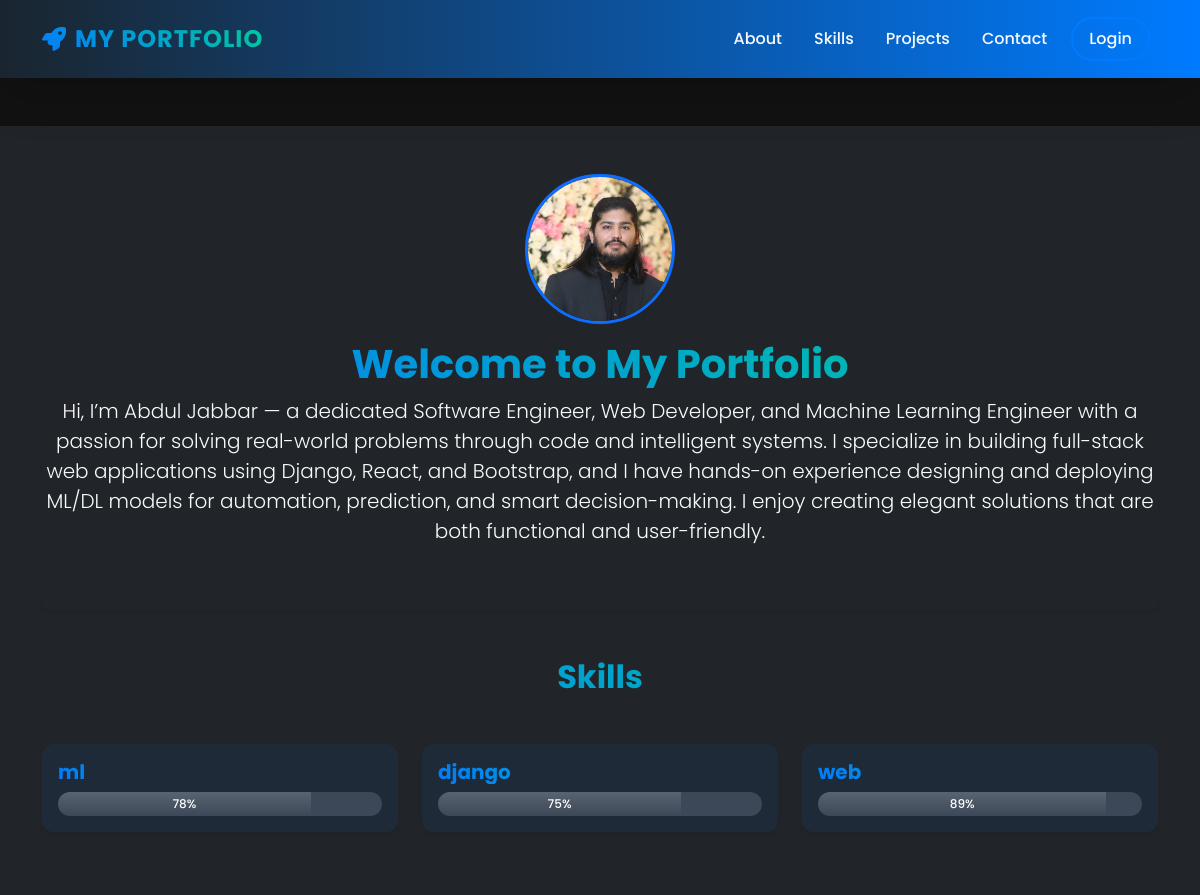
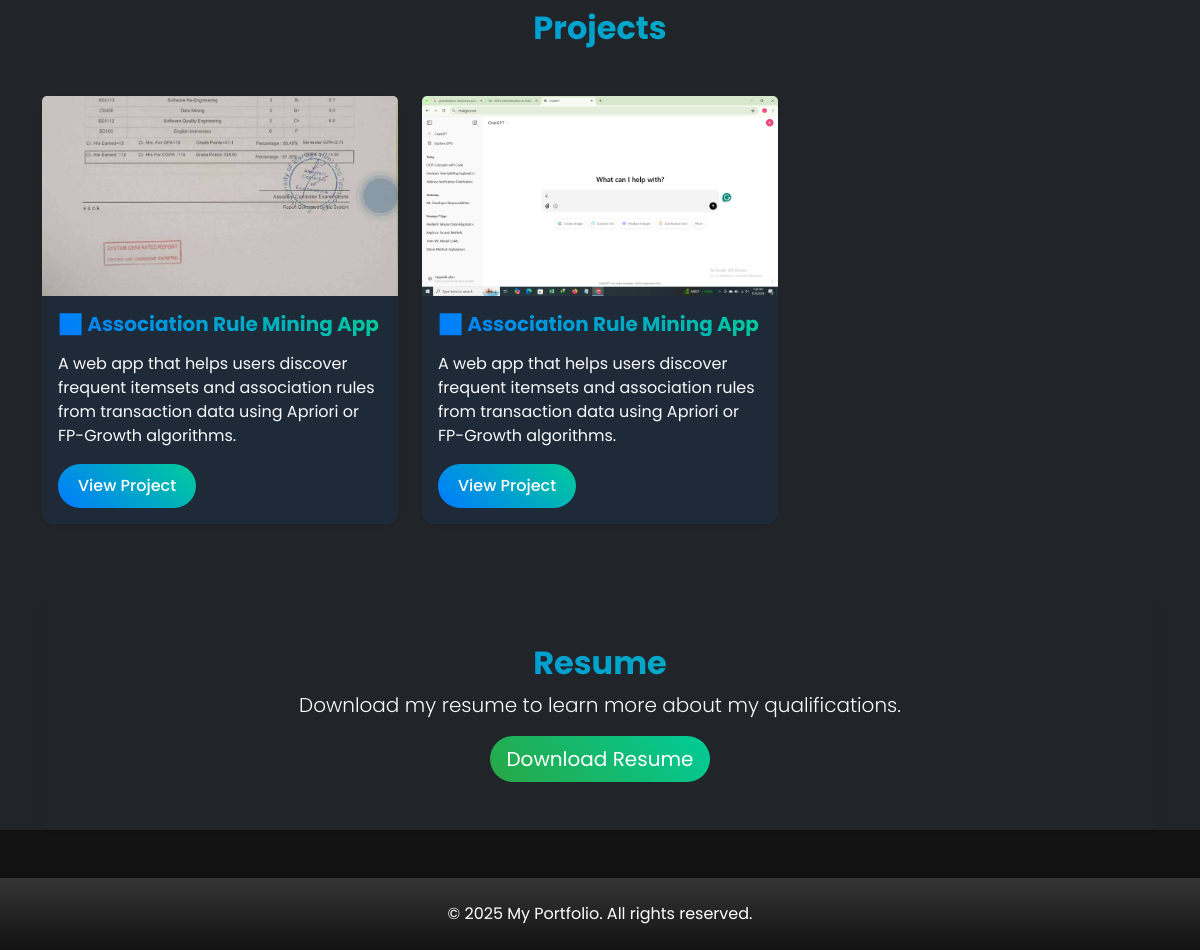
The page / on the database its author committed (2 pictures, top to bottom).
### portfolio/models.py (models this page shows, shortened)
class Profile(models.Model):
    user = models.OneToOneField(User, on_delete=models.CASCADE)
    bio = models.TextField(blank=True)
    profile_picture = models.ImageField(upload_to='uploads/', blank=True, null=True)

class Skill(models.Model):
    user = models.ForeignKey(User, on_delete=models.CASCADE)
    name = models.CharField(max_length=100)
    proficiency = models.IntegerField()  # 1-100

class Project(models.Model):
    user = models.ForeignKey(User, on_delete=models.CASCADE)
    title = models.CharField(max_length=200)
    description = models.TextField()
    image = models.ImageField(upload_to='uploads/', blank=True, null=True)
    link = models.URLField(blank=True, null=True)
    created_at = models.DateTimeField(auto_now_add=True)

### portfolio/views.py (the view)
# urls.py: path('', views.index, name='index'),
def index(request):
    profile = Profile.objects.filter(user__is_active=True).first()
    skills = Skill.objects.filter(user__is_active=True)[:6]
    projects = Project.objects.filter(user__is_active=True)[:3]
    resume = Resume.objects.filter(user__is_active=True).first()
    return render(request, 'index.html', {
        'profile': profile,
        'skills': skills,
        'projects': projects,
        'resume': resume,
    })

### portfolio/templates/index.html
{% extends 'base.html' %}
{% load static %}
{% block content %}
<div class="container my-5">
    <section id="home" class="text-center py-5 bg-dark-card rounded-3 shadow-sm">
        <img src="{% if profile.profile_picture %}{{ profile.profile_picture.url }}{% else %}{% static 'uploads/default.jpg' %}{% endif %}" class="rounded-circle mb-3 border border-3 border-primary" alt="Profile Picture" style="width: 150px; height: 150px; object-fit: cover;">
        <h1 class="fw-bold text-gradient">Welcome to My Portfolio</h1>
        <p class="lead text-light">{{ profile.bio|default:"A passionate individual showcasing skills and projects." }}</p>
    </section>
    <section id="skills" class="my-5">
        <h2 class="text-center mb-5 fw-bold text-gradient">Skills</h2>
        <div class="row">
            {% for skill in skills %}
            <div class="col-md-4 mb-4">
                <div class="card shadow-sm border-0 h-100 transition-scale bg-dark-card">
                    <div class="card-body">
                        <h5 class="card-title fw-bold text-gradient">{{ skill.name }}</h5>
                        <div class="progress rounded-pill">
                            <div class="progress-bar bg-gradient" role="progressbar" style="width: {{ skill.proficiency }}%;" aria-valuenow="{{ skill.proficiency }}" aria-valuemin="0" aria-valuemax="100">{{ skill.proficiency }}%</div>
                        </div>
                    </div>
                </div>
            </div>
            {% empty %}
            <p class="text-center text-muted">No skills added yet.</p>
            {% endfor %}
        </div>
    </section>
    <section id="projects" class="my-5">
        <h2 class="text-center mb-5 fw-bold text-gradient">Projects</h2>
        <div class="row">
            {% for project in projects %}
            <div class="col-md-4 mb-4">
                <div class="card shadow-sm border-0 h-100 transition-scale bg-dark-card">
                    <img src="{% if project.image %}{{ project.image.url }}{% else %}{% static 'uploads/default_project.jpg' %}{% endif %}" class="card-img-top" alt="{{ project.title }}" style="height: 200px; object-fit: cover;">
                    <div class="card-body">
                        <h5 class="card-title mb-3 fw-bold text-gradient">{{ project.title }}</h5>
                        <p class="card-text text-light">{{ project.description|truncatewords:20 }}</p>
                        {% if project.link %}
                        <a href="{{ project.link }}" class="btn btn-primary rounded-pill" target="_blank">View Project</a>
                        {% endif %}
                    </div>
                </div>
            </div>
            {% empty %}
            <p class="text-center text-muted">No projects added yet.</p>
            {% endfor %}
        </div>
    </section>
    <section id="resume" class="my-5 text-center py-5 bg-dark-card rounded-3 shadow-sm">
        <h2 class="fw-bold text-gradient">Resume</h2>
        {% if resume %}
        <p class="lead text-light">Download my resume to learn more about my qualifications.</p>
        <a href="{% url 'download_resume' resume.id %}" class="btn btn-success btn-lg rounded-pill">Download Resume</a>
        {% else %}
        <p class="text-muted">No resume uploaded yet.</p>
        {% endif %}
    </section>
</div>
{% endblock %}

### portfolio/templates/base.html (shortened to what this page needs)
{% load static %}
<!DOCTYPE html>
<html lang="en">
<head>
    <link href="https://cdn.jsdelivr.net/npm/bootstrap@5.3.0/dist/css/bootstrap.min.css" rel="stylesheet">
    <link rel="stylesheet" href="https://cdnjs.cloudflare.com/ajax/libs/font-awesome/6.4.2/css/all.min.css" />
    <link rel="stylesheet" href="{% static 'css/styles.css' %}">
</head>
<body>
    <nav class="navbar navbar-expand-lg navbar-dark shadow-lg sticky-top">
        <div class="container">
            <a class="navbar-brand fw-bold text-gradient" href="{% url 'index' %}">
                <i class="fas fa-rocket me-2"></i>My Portfolio
            </a>
            <div class="collapse navbar-collapse" id="navbarNav">
                <ul class="navbar-nav ms-auto align-items-center">
                    <li class="nav-item">
                        <a class="nav-link transition-nav" href="{% url 'about' %}">About</a>
                    </li>
                    <li class="nav-item">
                        <a class="nav-link transition-nav" href="{% url 'skills' %}">Skills</a>
                    </li>
                    <li class="nav-item">
                        <a class="nav-link transition-nav" href="{% url 'projects' %}">Projects</a>
                    </li>
                    <li class="nav-item">
                        <a class="nav-link transition-nav" href="{% url 'contact' %}">Contact</a>
                    </li>
                    {% if user.is_authenticated %}
                        <li class="nav-item">
                            <a class="nav-link transition-nav" href="{% url 'dashboard' %}">Dashboard</a>
                        </li>
                        <li class="nav-item">
                            <a class="nav-link btn btn-outline-danger rounded-pill ms-2 px-3 transition-nav" href="{% url 'logout' %}">Logout</a>
                        </li>
                    {% else %}
                        <li class="nav-item">
                            <a class="nav-link btn btn-outline-primary rounded-pill ms-2 px-3 transition-nav" href="{% url 'login' %}">Login</a>
                        </li>
                    {% endif %}
                </ul>
            </div>
        </div>
    </nav>
    <main class="min-vh-100 bg-dark">
        {% block content %}
        {% endblock %}
    </main>
    <footer class="bg-gradient text-white text-center py-4">
        <div class="container">
            <p class="mb-0">© 2025 My Portfolio. All rights reserved.</p>
        </div>
    </footer>
</body>
</html>

### portfolio/static/css/styles.css (style rules this page uses)
:root { --primary: #007bff; --secondary: #6c757d; --accent: #00cc99; --dark: #1a252f; --light: #f8f9fa; --dark-bg: #121212; --dark-card: #1e2a38; --nav-hover: #00e6b8; }
body { font-family: 'Poppins', sans-serif; background-color: var(--dark-bg); color: var(--light); }
.navbar { background: linear-gradient(90deg, var(--dark), var(--primary)); padding: 1rem 0; transition: background 0.5s ease; position: sticky; top: 0; z-index: 1000; }
.navbar-brand { font-size: 1.5rem; color: var(--light) !important; text-transform: uppercase; letter-spacing: 1px; display: flex; align-items: center; transition: transform 0.3s ease, color 0.3s ease; }
.nav-link { color: var(--light) !important; font-weight: 500; padding: 0.5rem 1rem; margin: 0 0.5rem; border-radius: 8px; transition: all 0.7s ease; position: relative; }
.btn-outline-primary, .btn-outline-danger { border: 2px solid; font-weight: 500; transition: all 0.3s ease; }
.btn-outline-primary { border-color: var(--primary); color: var(--primary); }
.text-gradient { background: linear-gradient(45deg, var(--primary), var(--accent)); -webkit-background-clip: text; -webkit-text-fill-color: transparent; }
.card { transition: transform 0.3s ease, box-shadow 0.3s ease; border-radius: 12px; background-color: var(--dark-card); }
.transition-scale { transition: transform 0.3s ease, box-shadow 0.3s ease; }
.btn-primary { background: linear-gradient(45deg, var(--primary), var(--accent)); border: none; padding: 10px 20px; font-weight: 500; transition: all 0.3s ease; }
.btn-success { background: linear-gradient(45deg, #28a745, var(--accent)); border: none; transition: all 0.3s ease; }
.progress { height: 1.5rem; background-color: #3c4858; border-radius: 10px; transition: all 0.3s ease; }
.progress-bar { background: linear-gradient(45deg, var(--primary), var(--accent)); font-weight: 500; transition: width 0.5s ease, background 0.3s ease; }
footer { background: linear-gradient(90deg, var(--dark), #2e3b4e); }

### rows shown on the page
Profile: profile_picture (placeholder picture), bio "Hi, I’m Abdul Jabbar — a dedicated Software Engineer, Web Developer, and Machine Learning Engineer with a passion for solving real-world problems through code and intelligent systems. I specialize in building full-stack web applications using Django, React, and Bootstrap, and I have hands-on experience designing and deploying ML/DL models for automation, prediction, and smart decision-making. I enjoy creating elegant solutions that are both functional and user-friendly."
Skill: name "ml", proficiency "78"
Skill: name "django", proficiency "75"
Skill: name "web", proficiency "89"
Project: image (picture), title "📊 Association Rule Mining App", description "A web app that helps users discover frequent itemsets and association rules from transaction data using Apriori or FP-Growth algorithms."
Project: image (picture), title "📊 Association Rule Mining App", description "A web app that helps users discover frequent itemsets and association rules from transaction data using Apriori or FP-Growth algorithms."
